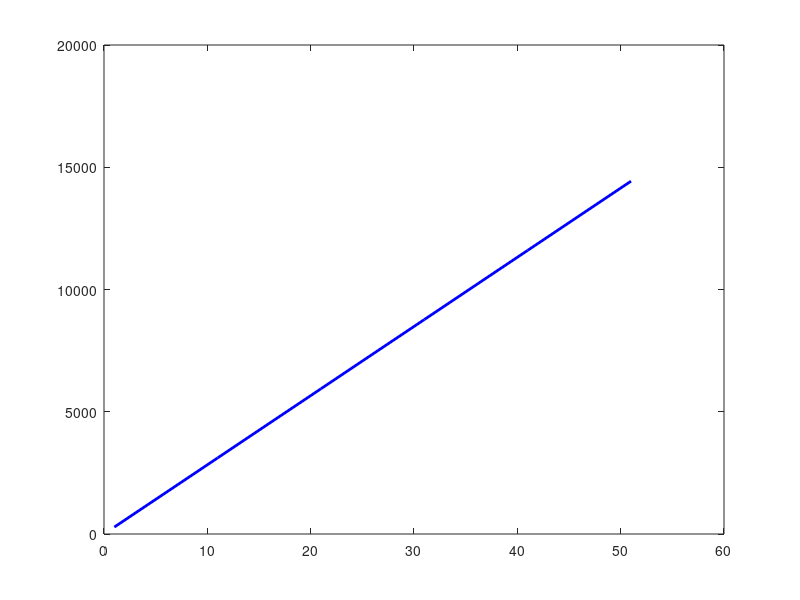

MATLAB code to generate this figure: (Note: this script raises an error after producing the figure.)
% Given values
density = 770; % density of the coolant in kg/m^3
diameter_cm = 5; % diameter of the pipe in cm
kinematic_viscosity = 1.5e-6; % kinematic viscosity in m^2/s

% Convert diameter to meters
diameter_m = diameter_cm / 100;

% Calculate dynamic viscosity
dynamic_viscosity = density * kinematic_viscosity; % in kg/(m·s)

% Assume a flow rate or calculate velocity
% For example, assume a flow rate of 1 L/min converted to m^3/s
flow_rate_L_min = [1:10:60]; % flow rate in L/min
flow_rate_m3_s = flow_rate_L_min / 1000 / 60; % converting L/min to m^3/s

% Calculate the velocity (v = Q / A)
area_m2 = pi * (diameter_m / 2)^2; % cross-sectional area of the pipe in m^2
velocity_m_s = flow_rate_m3_s / area_m2; % velocity in m/s

% Calculate Reynolds number
Reynolds_number = (density * velocity_m_s * diameter_m) / dynamic_viscosity;


figure;
plot(flow_rate_L_min, Reynolds_number, 'b-', 'LineWidth', 2);
hold on 
yline(2000)
yline(4000)
title('Coolant Flow Rate vs. Reynolds Number');
xlabel('Coolant Flow Rate (L/min)');
ylabel('Reynolds Number');
grid on;